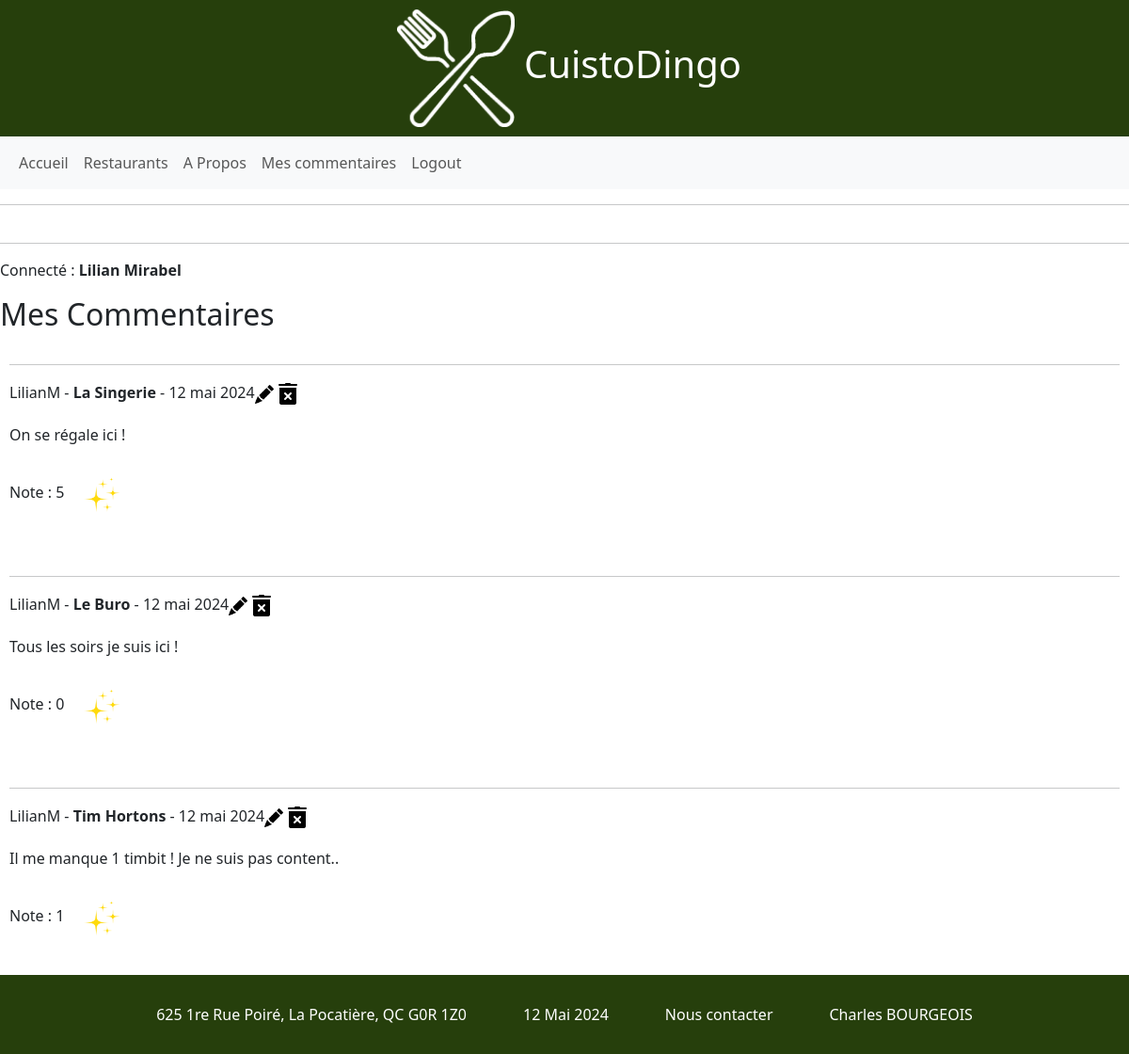
/mes-commentaires/ (signed in), run on the app's committed database.
### Gestionnaire/models.py (models this page shows, shortened)
class Commentaire(models.Model):
    noCommentaire       = models.AutoField(primary_key=True)
    noRestaurant        = models.ForeignKey(Restaurant,on_delete=models.DO_NOTHING)
    userName            = models.ForeignKey(User,on_delete=models.DO_NOTHING)
    commentaire         = models.TextField()
    note                = models.IntegerField(default=0)
    dateCommentaire     = models.DateField(auto_now_add=True)

class Restaurant(models.Model):
    noRestaurant        = models.AutoField(primary_key=True)
    nomRestaurant       = models.CharField(max_length=25)
    villeRestaurant     = models.CharField(max_length=25)
    typeRestaurant      = models.ForeignKey(TypeResto,on_delete=models.DO_NOTHING)
    image = models.URLField(max_length=200,blank=True)

### CuistoDingoCharlesBOURGEOISTPSynthese/views.py (the view)
# urls.py: path('mes-commentaires/', mes_commentaires, name='mes_commentaires'),
@login_required
def mes_commentaires(request):
    if request.user.is_superuser:
        commentaires = Commentaire.objects.all()
    else:
        commentaires = Commentaire.objects.filter(userName=request.user)
    return render(request, 'mesCommentaires.html', {'commentaires': commentaires})

### CuistoDingoCharlesBOURGEOISTPSynthese/templates/mesCommentaires.html (shortened to what this page needs)
{% extends 'maitre.html' %}
{% load static %}
{% block contenu %}
<h2>Mes Commentaires</h2>
{% if commentaires %}
    {% for commentaire in commentaires %}
        <div style="margin: 10px;">
            <hr>
            <p>{{ commentaire.userName }} - <b>{{ commentaire.noRestaurant.nomRestaurant }}</b> - {{ commentaire.dateCommentaire }}<td><a href="{% url 'modifierCommentaire' commentaire.noCommentaire %}"><img src="{% static 'images/icons8-pencil-30.png' %}" style="width: 20px; height:20px"></a></td><td><a href="{% url 'supprimerCommentaire' commentaire.noCommentaire %}"><img src="{% static 'images/icons8-remove-30.png' %}"></a></td></p>
            <p>{{ commentaire.commentaire }}</p>
            <p>Note : {{ commentaire.note }} <img id="logo" src="{% static 'images/etoile.png' %}" style="width: 50px;height: 50px;"></p>
        </div>
    {% endfor %}
{% else %}
    <p>Aucun commentaire trouvé.</p>
{% endif %}
{% endblock %}

### CuistoDingoCharlesBOURGEOISTPSynthese/templates/maitre.html (shortened to what this page needs)
{% load static %}
<!DOCTYPE html>
<html lang="en">
<head>
    <link rel="stylesheet" href="{% static 'css/style.css' %}">
    <link href="https://cdn.jsdelivr.net/npm/bootstrap@5.3.3/dist/css/bootstrap.min.css" rel="stylesheet">
</head>
<body>
    <header>
        <img id="logo" src="{% static 'images/logo.png' %}">
        <h1>CuistoDingo</h1>
    </header>
    {% include "menu.html" %}
    <hr>
    <hr>
    <p>{% if user.is_authenticated %}Connecté : <b>{{ user.first_name }} </b><b>{{ user.last_name }} </b>{% endif %}
    </p>
    {% block contenu %}
    {% endblock %}
    <footer>
        <li>625 1re Rue Poiré, La Pocatière, QC G0R 1Z0</li>
        <li>12 Mai 2024</li>
        <a href="mailto:charles.bourgeoispro@gmail.com">Nous contacter</a>
        <li>Charles BOURGEOIS</li>
    </footer>
</body>
</html>

### CuistoDingoCharlesBOURGEOISTPSynthese/templates/menu.html (shortened to what this page needs)
<!DOCTYPE html>
<html lang="en">
<head>
    <link href="https://cdn.jsdelivr.net/npm/bootstrap@5.3.2/dist/css/bootstrap.min.css" rel="stylesheet"
>
</head>
<body>
    <nav class="navbar navbar-expand-md navbar-light bg-light">
        <div class="container-fluid" id="navbarNav">
            <ul class="navbar-nav">
                <li class="nav-item">
                    <a class="nav-link" href="/">Accueil</a>
                </li>
                <li class="nav-item">
                    <a class="nav-link" href="/restaurants/">Restaurants</a>
                </li>
                <li class="nav-item">
                    <a class="nav-link" href="/apropos/">A Propos</a>
                </li>
                <li class="nav-item">
                    {% if user.is_authenticated %}
                        <a class="nav-link" href="/mes-commentaires/">Mes commentaires</a>
                {% endif %}
                </li>
                <li class="nav-item">
                    {% if user.is_authenticated %}
                    <form method="post" action="{% url 'logout' %}">
                        <button type="submit" class="btn btn-link nav-link">Logout</button>
                    </form>{% else %}
                <a class="nav-link" href="{% url 'login' %}">Login</a>
                {% endif %}
                </li>
            </ul>
        </div>
    </nav>
</body>
</html>

### CuistoDingoCharlesBOURGEOISTPSynthese/static/css/style.css (style rules this page uses)
body { display: flex; flex-direction: column; min-height: 100vh; margin: 0; }
header { background-color: #263f0c; display: flex; align-items: center; justify-content: center; }
header h1 { color: white; }
#logo { width: 125px; margin: 10px; }
footer { background-color: #263f0c; color: white; width: 100%; margin-top: auto; display: flex; justify-content: center; }
footer li, footer a { margin: 30px; text-decoration: none; color:white; list-style-type:none; }

### data on the page
Commentaire: userName "LilianM", noRestaurant.nomRestaurant "La Singerie", dateCommentaire "12 mai 2024", commentaire "On se régale ici !", note "5"
Commentaire: userName "LilianM", noRestaurant.nomRestaurant "Le Buro", dateCommentaire "12 mai 2024", commentaire "Tous les soirs je suis ici !", note "0"
Commentaire: userName "LilianM", noRestaurant.nomRestaurant "Tim Hortons", dateCommentaire "12 mai 2024", commentaire "Il me manque 1 timbit ! Je ne suis pas content..", note "1"

### other printed values
{{ user.first_name }} "Lilian"
{{ user.last_name }} "Mirabel"
